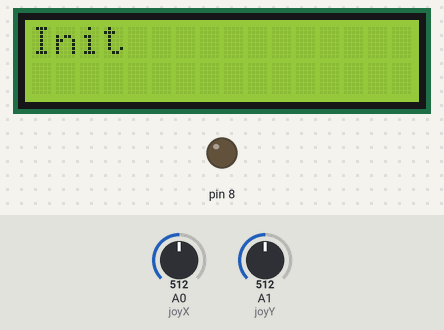
Recording of a sketch running on a simulated Arduino Uno, built with avr-gcc and run on an emulated ATmega328P. Parts: 16×2 character LCD, output pins drawn as LEDs (lit = HIGH). Dashed ring = blinking. The inputs (shaded band) are chosen by the test bench; at power-on: A1 (joyY) = 512, A0 (joyX) = 512. What the sketch prints to the serial monitor is not drawn.

Above: at 1.2 s.
1.3 s: A1 (joyY) set to 995
2.8 s: A1 (joyY) set to 1010
At 3.05 s:
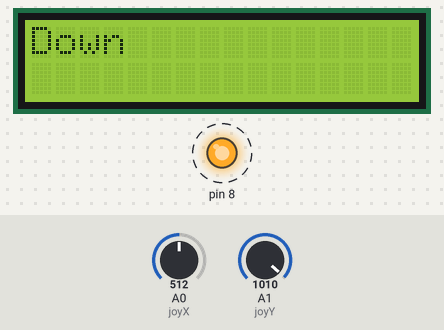
4.7 s: A1 (joyY) set to 0
At 5.9 s:
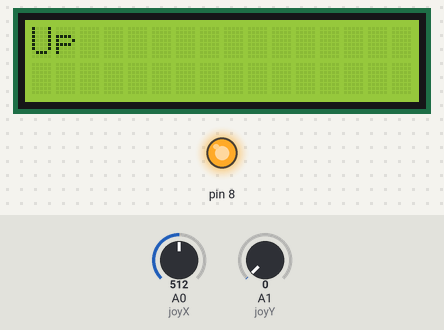
6.2 s: A0 (joyX) set to 462
7.7 s: A0 (joyX) set to 432
At 8.2 s:
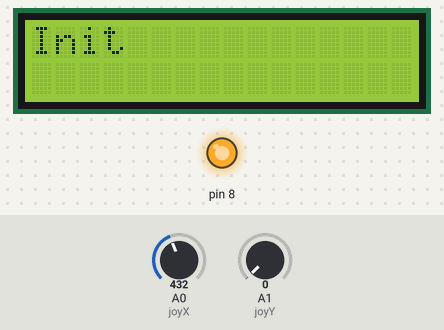
9.2 s: A0 (joyX) set to 460
At 9.9 s:
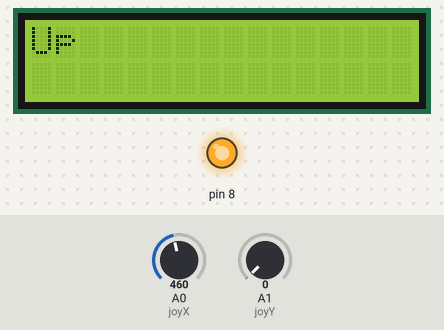
Timing chart, 0 to 11.7 s (numbered marks = the images above; inputs shaded):
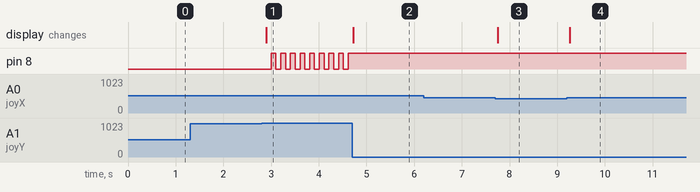

The sketch:

joystick2.ino
```cpp
#include <LiquidCrystal_I2C.h>

// Set the LCD address to 0x27 for a 16 chars and 2 line display
LiquidCrystal_I2C lcd(0x27, 16, 2);


#define joyX A0
#define joyY A1

int x, y;
bool LEDON = true;
String disp = "";
String oldDisp = "";


void setup() {
  Serial.begin(9600);
  pinMode(8, OUTPUT);

  lcd.begin();
  lcd.backlight();
  lcd.clear();
}

int _getIntDir(){
  bool yRange = (y >= 450 && y <= 650);
  bool xRange = (x >= 450 && x <= 650);
  if (x <= 10 && yRange){
      return 1;
  }
  else if (x >= 1010 && yRange){
    return 2;
  }
  else if(y <= 10 && xRange){
    return 3;
  }
  else if(y >= 1010 && xRange){
    return 4;
  }
  else{
    return 0;
  }
}

String _getDir(int dir){
  switch (dir){
     case 1:
     return "Left";
      break;

     case 2:
     return "Right";
      break;

     case 3:
     return "Up";
      break;
     case 4:
     return "Down";
      break;
     default:
      return "Init";
  }
}
void print(String str){
  Serial.print(str);
}

String printDirection(){
    String output = _getDir(_getIntDir());
    print(output);
    return output;
}
void printValues(int x, int y){
    String output = "";
    output += x;
    output += ", ";
    output += y;
    print(output);
}

void ledOn(){
  if (_getIntDir() == 4){
    if (!LEDON){
     digitalWrite(8, HIGH);
     print("LED turned ON");
     LEDON = true;
    }
    else{
      digitalWrite(8, LOW);
      print("LED turned OFF");
      LEDON = false;
    }
  }
}


void loop() {
  x = analogRead(joyX);
  y = analogRead(joyY);
  disp = printDirection();
  if (disp != oldDisp){
    print("\n ---- DIR CHANGED ----");
    lcd.clear();
    lcd.print(disp);
    oldDisp = disp;
  }
  printValues(x,y);
  ledOn();
  Serial.print("\r\n");
  delay(100);
}
```

Measured:
- the behaviour switches between 1009 and 1010 on A1 (joyY) (found by bisection; images 0 and 1)
- the behaviour switches between 450 and 449 on A0 (joyX) (found by bisection; images 2 and 3)
- after the input at 1.3 s, every drawn part: stays the same
- after the input at 2.8 s, pin 8: alternates HIGH for 0.10 s and LOW for 0.10 s, starting after 0.20 s; the display: changes after 0.10 s (image 1)
- after the input at 4.7 s, pin 8: stops changing and stays HIGH; the display: changes at once (image 2)
- after the input at 6.2 s, every drawn part: stays the same
- after the input at 7.7 s, the display: changes after 0.05 s (image 3)
- after the input at 9.2 s, the display: changes after 0.06 s (image 4)
